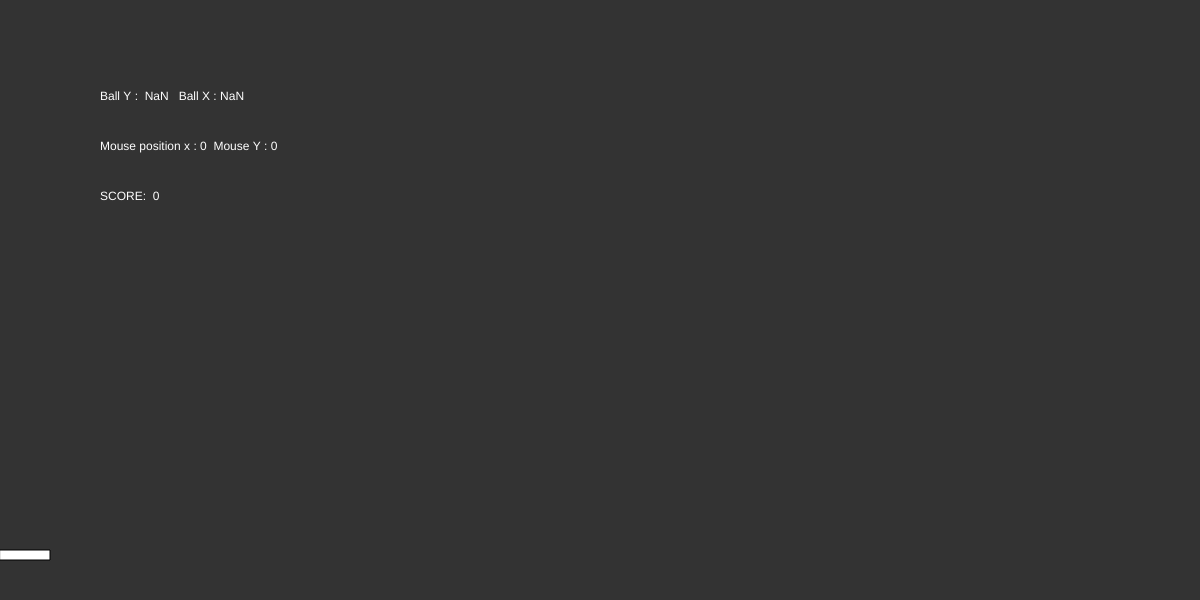
Frame 1 (no input)
Frame 60 (no input): identical to frame 1, image omitted
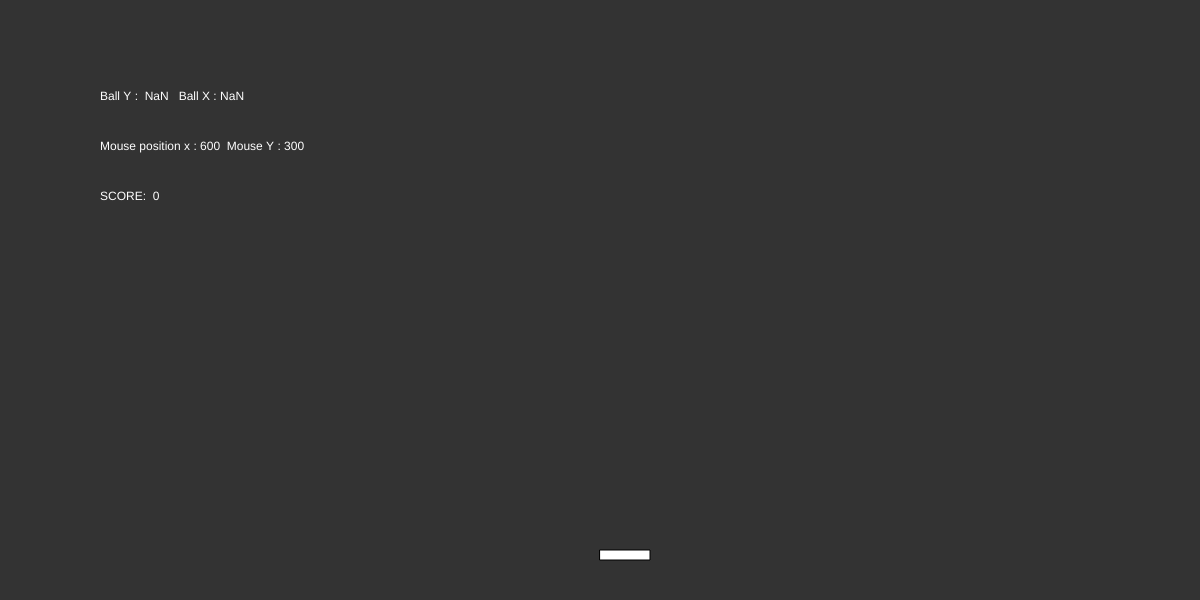
Frame 120 (the mouse pressed at the canvas centre since frame 60)

The p5.js sketch that drew these frames (run headless with seeded random() and noise() and a simulated clock; from frame 60 on, the mouse is pressed at the canvas centre):

// p5.js sketch
// ── sketch.js
var ballvel = parseInt(prompt("enter a difficulty level 1-10"));


var ballvelx = ballvel;
var ballvely = ballvel;
var ballx = 100;
var bally = 100;
var score = 0;


function setup() {
	createCanvas(windowWidth, 600);
}

function draw() {
	background(51);
	fill('#FFFFFF');
	rect(mouseX, 550, 50, 10);

	ballx += ballvelx;
	bally += ballvely;


	ellipse(ballx, bally, 10, 10);
	text("Ball Y :  " + bally.toString() + "   Ball X : " + ballx.toString(), 100, 100);
	text("Mouse position x : "  + mouseX.toString() + "  Mouse Y : " + mouseY.toString(), 100, 150);
	text("SCORE:  " + score.toString(), 100, 200);

		if(ballx <= windowWidth && ballx > 0) {
			ballvelx = ballvelx;
		}
		else {
			ballvelx = -ballvelx;
		}

		if(bally < 0) {
			ballvely = -ballvely;
		}
		else if( bally <= 541 && bally > 539 && ballx > mouseX && ballx < mouseX+50 ) {
			ballvely = -ballvely;
			score ++;
		}
		
		if(bally > 580) {
			ballvelx = 0;
			ballvely = 0;
			clear();
			fill(51);
			textFont("Avenir");
			textSize(250);
			text("YOU SUCK", 20, 300);
		}
}
